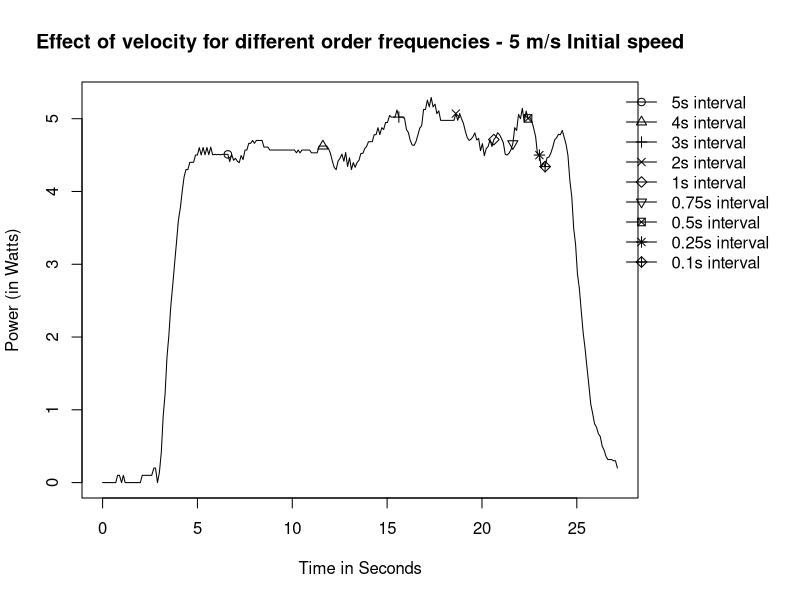

Recreate this plot in R.
# Set the working directory
setwd("/Users/mac/Desktop/Programming/COMP9596//DroneData")
require(splines) #thx @Chase for the notice
library(geosphere)

# Read the data
data <- read.csv(file="5msAngles.csv", header=TRUE, sep=",")

# Convert date column to Date object
data$Date <- as.POSIXct(data$Date)

# Extract the data from column name to plot
data.toPlot <- data

# Calculate the difference of each time point to the first (in seconds)
data.toPlot$TimeDiff <- data.toPlot$Date - data.toPlot$Date[1]

# Since TimeDiff is a time/date object, convert it to a numeric and store this as an extra column in data frame
data.toPlot$TimeDiffValue <- as.numeric(data.toPlot$TimeDiff)


# Multiple current and voltage to get Power
data.toPlot$Power <- as.double(-(data.toPlot$Current/1000) * data.toPlot$Voltage/1000)

#Get Mangnitude of Velocity
data.toPlot$Velocity <- sqrt(data.toPlot$VelocityX^2 + data.toPlot$VelocityY^2 + data.toPlot$VelocityZ^2)
data.toPlot$Mean <- mean(data.toPlot$Power)


ppi <- 200
#png(file=paste("VelocityTurningIntervals5ms", ".png", sep=""), height=7*ppi, width=9*ppi, res=ppi)

#write.csv(data.toPlotFinal, file="FirstRev.csv")
par(mar=c(5.1, 4.1, 4.1, 8.1), xpd=TRUE)
plot(y=data.toPlot$Velocity, x=data.toPlot$TimeDiffValue,type="l",col="black", lwd="1", ylab="Power (in Watts)", xlab="Time in Seconds",
     main="Effect of velocity for different order frequencies - 5 m/s Initial speed")
points(x=data.toPlot$TimeDiffValue[67], y=data.toPlot$Velocity[67], pch=1)
points(x=data.toPlot$TimeDiffValue[117], y=data.toPlot$Velocity[117], pch=2)
points(x=data.toPlot$TimeDiffValue[157], y=data.toPlot$Velocity[157], pch=3)
points(x=data.toPlot$TimeDiffValue[187], y=data.toPlot$Velocity[187], pch=4)
points(x=data.toPlot$TimeDiffValue[207], y=data.toPlot$Velocity[207], pch=5) 
points(x=data.toPlot$TimeDiffValue[217], y=data.toPlot$Velocity[217], pch=6)
points(x=data.toPlot$TimeDiffValue[225], y=data.toPlot$Velocity[225], pch=7) 
points(x=data.toPlot$TimeDiffValue[231], y=data.toPlot$Velocity[231], pch=8) 
points(x=data.toPlot$TimeDiffValue[234], y=data.toPlot$Velocity[234], pch=9) 

legend("topright",  inset=c(-0.25,0), legend=c("5s interval", "4s interval", "3s interval", "2s interval", 
                           "1s interval", "0.75s interval", "0.5s interval", "0.25s interval", 
                           "0.1s interval"), bty="n", pch=1:9, lty=1, lwd=1)

#dev.off()
